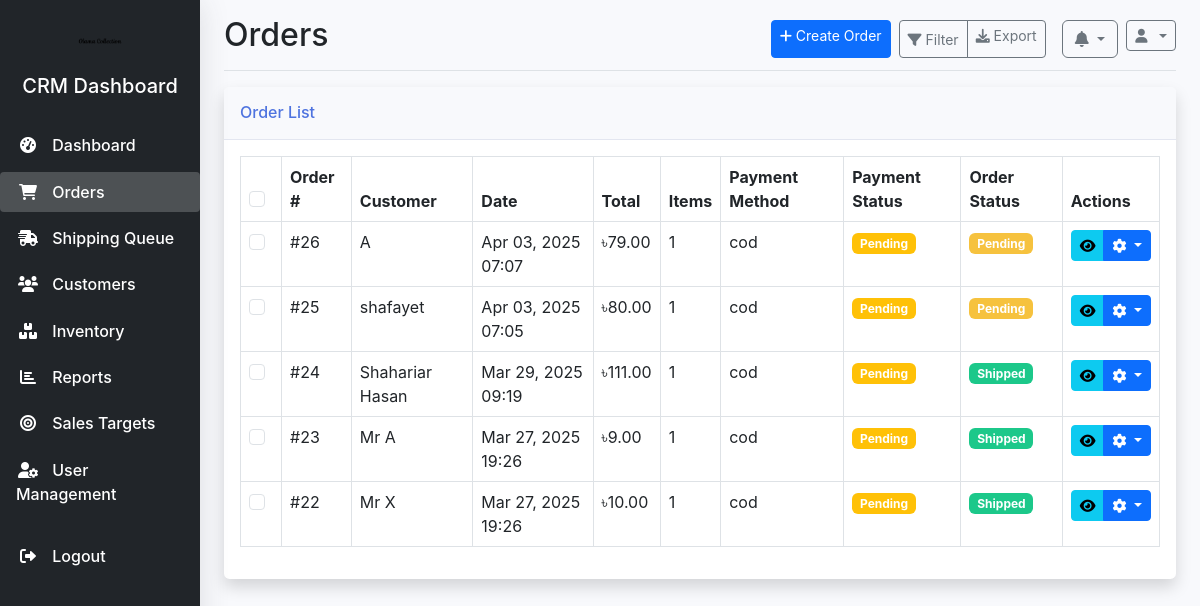
/crm/orders/ (signed in), run on the app's committed database.
### orders/models.py (models this page shows, shortened)
class Order(models.Model):
    order_number = models.CharField(max_length=20, unique=True, null=True, blank=True)
    customer = models.ForeignKey(User, on_delete=models.SET_NULL, related_name='orders', null=True, blank=True)
    shipping_address = models.TextField(null=True, blank=True)
    billing_address = models.TextField(blank=True, null=True)
    payment_method = models.CharField(max_length=50, null=True, blank=True)  # Made nullable
    payment_status = models.CharField(max_length=50, default='pending')
    total_amount = models.DecimalField(max_digits=10, decimal_places=2, null=True, blank=True)  # Made nullable
    created_at = models.DateTimeField(auto_now_add=True)
    updated_at = models.DateTimeField(auto_now=True)
    status = models.ForeignKey('crm.OrderStatus', on_delete=models.SET_NULL, null=True, blank=True)
    tracking_code = models.CharField(max_length=50, blank=True, null=True)
    consignment_id = models.CharField(max_length=50, blank=True, null=True)
    delivery_status = models.CharField(max_length=50, blank=True, null=True)
    inventory_updated = models.BooleanField(default=False)

### crm/models.py (models this page shows, shortened)
class OrderStatus(models.Model):
    name = models.CharField(max_length=50)
    description = models.TextField(blank=True)
    color_code = models.CharField(max_length=7, default="#808080")  # Hex color code
    is_active = models.BooleanField(default=True)
    sort_order = models.PositiveSmallIntegerField(default=0)
    is_initial = models.BooleanField(default=False)
    is_processing = models.BooleanField(default=False)
    is_completed = models.BooleanField(default=False)
    is_cancelled = models.BooleanField(default=False)
    class Meta:
        verbose_name_plural = "Order Statuses"
        ordering = ['sort_order']

### crm/views.py (the view, shortened to what this page needs)
# urls.py: path('orders/', views.order_list, name='order_list'),
@crm_login_required
def order_list(request):
    status_id = request.GET.get('status')
    date_from = request.GET.get('date_from')
    date_to = request.GET.get('date_to')
    query = request.GET.get('q')
    from django.utils import timezone
    from datetime import datetime
    from django.db.models import Q
    orders = Order.objects.select_related('customer', 'status').order_by('-created_at')
    if status_id:
        orders = orders.filter(status_id=status_id)
    if date_from:
        try:
            date_from = datetime.strptime(date_from, '%Y-%m-%d').date()
            orders = orders.filter(created_at__date__gte=date_from)
        except ValueError:
            pass
    if date_to:
        try:
            date_to = datetime.strptime(date_to, '%Y-%m-%d').date()
            orders = orders.filter(created_at__date__lte=date_to)
        except ValueError:
            pass
    processed_orders = []
    for order in orders:
        if order.customer:
            customer_name = order.customer.get_full_name()
            if not customer_name:
                customer_name = order.customer.username
        else:
            import re
            name_match = re.search(r'^([^\n]+)', order.shipping_address or '') if order.shipping_address else None
            customer_name = name_match.group(1) if name_match else "Guest"
        order_id_display = f"#{order.id}"
        payment_status_display = {
            'pending': 'Pending',
            'paid': 'Paid',
            'failed': 'Failed',
            'refunded': 'Refunded'
        }.get(order.payment_status, order.payment_status.capitalize())
        status_info = {
            'name': 'Unknown',
            'color_code': '#808080',
        }
        if order.status:
            status_info = {
                'name': order.status.name,
                'color_code': order.status.color_code
            }
        processed_orders.append({
            'id': order.id,
            'order_id_display': order_id_display,
            'order_number': order.order_number,
            'created_at': order.created_at,
            'customer_name': customer_name,
            'total_amount': order.total_amount or 0,
            'payment_method': order.payment_method,
            'payment_status': order.payment_status,
            'payment_status_display': payment_status_display,
            'status': status_info,
            'items_count': order.items.count(),
        })
    statuses = OrderStatus.objects.filter(is_active=True).order_by('sort_order')
    context = {
        'orders': processed_orders,
        'statuses': statuses,
        'filters': {
            'status': status_id,
            'date_from': date_from if isinstance(date_from, datetime) else None,
            'date_to': date_to if isinstance(date_to, datetime) else None,
            'query': query
        },
        'current_date': timezone.now()
    }
    return render(request, 'crm/orders/list.html', context)

### core/context_processors.py (called while the page is built)
def site_settings(request):
    return {
        'site_name': get_site_config('site_name', 'Bangladesh E-commerce'),
        'site_logo': get_site_config('site_logo', '/static/img/default-logo.png'),
        'contact_email': get_site_config('contact_email', 'info@example.com'),
        'contact_phone': get_site_config('contact_phone', '+880xxxxxxxxx'),
    }

### core/utils.py (called while the page is built)
def get_site_config(name, default=None):
    try:
        config = SiteConfiguration.objects.get(name=name, active=True)
        if config.value:
            return config.value
        elif config.image:
            return config.image.url
        return default
    except SiteConfiguration.DoesNotExist:
        return default

### crm/templates/crm/orders/list.html (shortened to what this page needs)
{% extends 'crm/base.html' %}
{% load static %}
{% block page_title %}Orders{% endblock %}
{% block header_buttons %}
<a href="{% url 'crm:create_order' %}" class="btn btn-sm btn-primary me-2">
    <i class="fas fa-plus"></i> Create Order
</a>
<div class="btn-group me-2">
    <button type="button" class="btn btn-sm btn-outline-secondary" data-bs-toggle="modal" data-bs-target="#filterModal">
        <i class="fas fa-filter"></i> Filter
    </button>
    <a href="?{% if request.GET %}{% for key, value in request.GET.items %}{% if key != 'export' %}{{ key }}={{ value }}&{% endif %}{% endfor %}{% endif %}export=true" class="btn btn-sm btn-outline-secondary">
        <i class="fas fa-download"></i> Export
    </a>
</div>
{% endblock %}
{% block content %}
<div class="card shadow mb-4">
    <div class="card-header py-3">
        <h6 class="m-0 font-weight-bold text-primary">Order List</h6>
    </div>
    <div class="card-body">
        <div class="table-responsive">
            <table class="table table-bordered table-hover" id="ordersTable" width="100%" cellspacing="0">
                <thead>
                    <th style="width: 40px;">
                        <div class="form-check">
                            <input class="form-check-input" type="checkbox" id="select-all-orders">
                        </div>
                    </th>
                        <th>Order #</th>
                        <th>Customer</th>
                        <th>Date</th>
                        <th>Total</th>
                        <th>Items</th>
                        <th>Payment Method</th>
                        <th>Payment Status</th>
                        <th>Order Status</th>
                        <th>Actions</th>
                </thead>
                <tbody>
                    {% for order in orders %}
                    <tr>
                        <td>
                            <div class="form-check">
                                <input class="form-check-input order-checkbox" type="checkbox" value="{{ order.id }}">
                            </div>
                        </td>
                        <td>{{ order.order_id_display }}</td>
                        <td>{{ order.customer_name }}</td>
                        <td>{{ order.created_at|date:"M d, Y H:i" }}</td>
                        <td>৳{{ order.total_amount|floatformat:2 }}</td>
                        <td>{{ order.items_count }}</td>
                        <td>{{ order.payment_method|default:"N/A" }}</td>
                        <td>
                            <span class="badge {% if order.payment_status == 'paid' %}bg-success{% elif order.payment_status == 'pending' %}bg-warning{% elif order.payment_status == 'failed' %}bg-danger{% else %}bg-secondary{% endif %}">
                                {{ order.payment_status_display }}
                            </span>
                        </td>
                        <td>
                            <span class="badge" style="background-color: {{ order.status.color_code }}">
                                {{ order.status.name }}
                            </span>
                        </td>
                        <td>
                            <div class="btn-group">
                                <a href="{% url 'crm:order_detail' order.id %}" class="btn btn-sm btn-info">
                                    <i class="fas fa-eye"></i>
                                </a>
                                <button type="button" class="btn btn-sm btn-primary dropdown-toggle" data-bs-toggle="dropdown" aria-expanded="false">
                                    <i class="fas fa-cog"></i>
                                </button>
                            </div>
                        </td>
                    </tr>
                    {% empty %}
                    <tr>
                        <td colspan="10" class="text-center">No orders found</td>
                    </tr>
                    {% endfor %}
                </tbody>
            </table>
        </div>
    </div>
</div>
{% endblock %}

### crm/static/crm/css/style.css (style rules this page uses)
body { font-family: 'Nunito', -apple-system, BlinkMacSystemFont, "Segoe UI", Roboto, "Helvetica Neue", Arial, sans-serif; background-color: #f8f9fc; }
.card { border: none; box-shadow: 0 0.15rem 1.75rem 0 rgba(58, 59, 69, 0.1); border-radius: 0.35rem; }
.card-header { background-color: #f8f9fc; border-bottom: 1px solid #e3e6f0; }
.text-primary { color: #4e73df !important; }
.table-responsive { overflow-x: auto; }

### data on the page
Order: created_at "Apr 03, 2025 07:07", total_amount "79.00", payment_method "cod"
OrderStatus: status.name "Pending" "Pending"
Order: created_at "Apr 03, 2025 07:05", total_amount "80.00", payment_method "cod"
Order: created_at "Mar 29, 2025 09:19", total_amount "111.00", payment_method "cod"
OrderStatus: status.name "Shipped" "Shipped" "Shipped"
Order: created_at "Mar 27, 2025 19:26", total_amount "9.00", payment_method "cod"
Order: created_at "Mar 27, 2025 19:26", total_amount "10.00", payment_method "cod"

### other printed values
{{ order.order_id_display }} "#26" "#25" "#24" "#23" "#22"
{{ order.customer_name }} "A" "shafayet" "Shahariar Hasan" "Mr A" "Mr X"
{{ order.items_count }} "1" "1" "1" "1" "1"
{{ order.payment_status_display }} "Pending" "Pending" "Pending" "Pending" "Pending"
